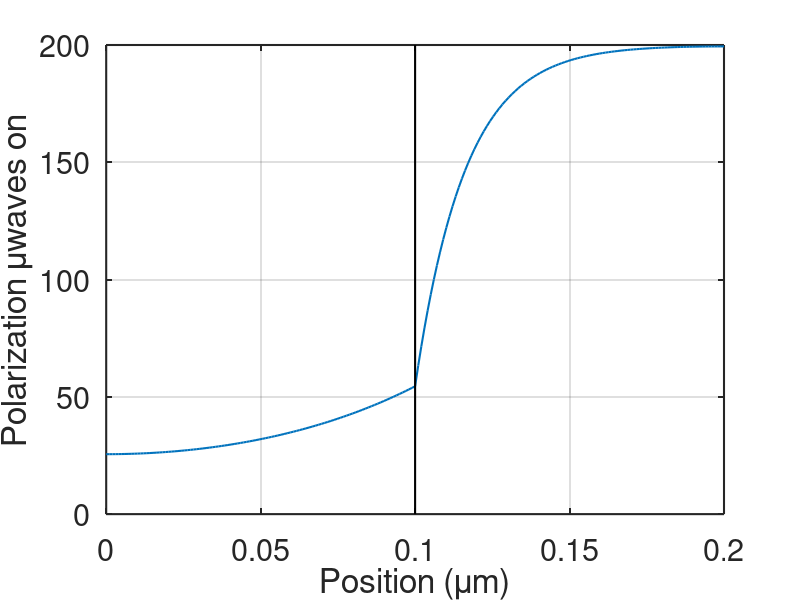

The MATLAB source for this figure:

xstep = 100;

length_target = 0.1; %target length
length_source = 0.1; %source length

epsilon0 = 200;
Csource = 10;
Ctarget = 70;
T1source = 1;
T1target = 10;

length_total = length_target+length_source;
Dsource = 5e-4*(Csource/70)^(1/3);
Dtarget = 5e-4*(Ctarget/70)^(1/3);
alpha = 1/sqrt(Dtarget*T1target);
beta = 1/sqrt(Dsource*T1source);

xtarget = linspace(0,length_target,xstep);
xsource = linspace(length_target,length_total,xstep);
x = [xtarget, xsource];

lambda = beta*Csource*Dsource/(alpha*Ctarget*Dtarget);

E = epsilon0-1;
F = lambda*coth(alpha*length_target)*(sinh(beta*length_target)-cosh(beta*length_target)*tanh(beta*length_total));
G = -cosh(beta*length_target)+sinh(beta*length_target)*tanh(beta*length_total);
CIII = E/(F+G);

A = epsilon0-1;
B = CIII*(cosh(beta*length_target)-sinh(beta*length_target)*tanh(beta*length_total));
C = cosh(alpha*length_target);
CI = (A+B)/C;

Ptarget = 1+CI*cosh(alpha.*xtarget);
Etarget = trapz(Ptarget)/xstep

Psource = epsilon0+CIII*(cosh(beta.*xsource)-sinh(beta.*xsource)*tanh(beta*length_total));
Esource = trapz(Psource)/xstep

P = [Ptarget,Psource];

clf(figure(1));figure(1);
plot(x,P,'LineWidth',1.5);
set(gca,'FontSize',22,'LineWidth',1.5);
xlabel('Position (\mum)')
ylabel('Polarization \muwaves on')
grid on;
y1=get(gca,'ylim');
hold on
grid on
plot([length_target length_target],y1,'k','LineWidth',1.5);
hold off  


